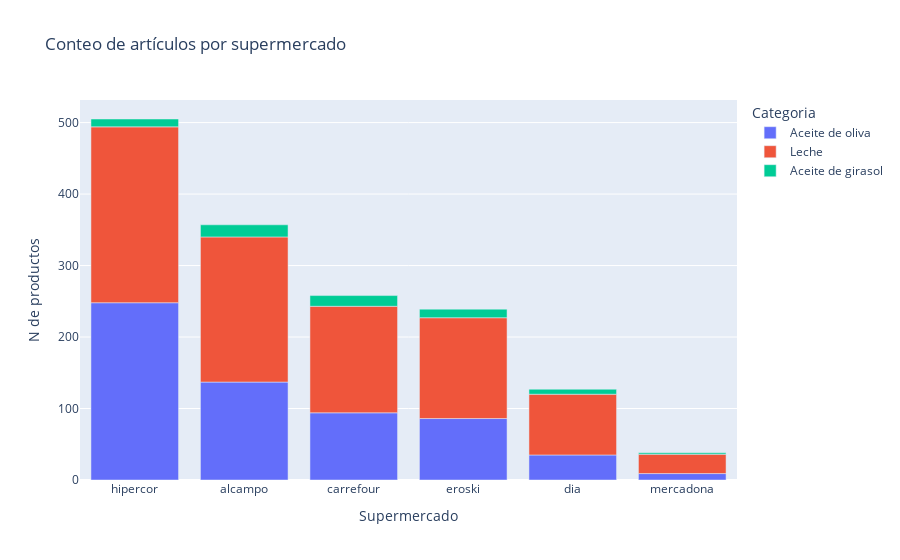

Notebook code for this chart:
### Code cell
px.bar(result_df, x = "Supermercado", y = "N de productos", color="Categoria", title ="Conteo de artículos por supermercado")

### Figure 1 — Plotly figure (JSON) as saved in the notebook; plotly's stock layout.template omitted (floating-point values rounded to 4 significant figures)
{"data": [{"alignmentgroup": "True", "hovertemplate": "Categoria=Aceite de oliva<br>Supermercado=%{x}<br>N de productos=%{y}<extra></extra>", "legendgroup": "Aceite de oliva", "marker": {"color": "#636efa", "pattern": {"shape": ""}}, "name": "Aceite de oliva", "offsetgroup": "Aceite de oliva", "orientation": "v", "showlegend": true, "textposition": "auto", "type": "bar", "x": ["hipercor", "alcampo", "carrefour", "eroski", "dia", "mercadona"], "xaxis": "x", "y": [248, 137, 94, 86, 35, 9], "yaxis": "y"}, {"alignmentgroup": "True", "hovertemplate": "Categoria=Leche<br>Supermercado=%{x}<br>N de productos=%{y}<extra></extra>", "legendgroup": "Leche", "marker": {"color": "#EF553B", "pattern": {"shape": ""}}, "name": "Leche", "offsetgroup": "Leche", "orientation": "v", "showlegend": true, "textposition": "auto", "type": "bar", "x": ["hipercor", "alcampo", "carrefour", "eroski", "dia", "mercadona"], "xaxis": "x", "y": [246, 203, 149, 141, 85, 27], "yaxis": "y"}, {"alignmentgroup": "True", "hovertemplate": "Categoria=Aceite de girasol<br>Supermercado=%{x}<br>N de productos=%{y}<extra></extra>", "legendgroup": "Aceite de girasol", "marker": {"color": "#00cc96", "pattern": {"shape": ""}}, "name": "Aceite de girasol", "offsetgroup": "Aceite de girasol", "orientation": "v", "showlegend": true, "textposition": "auto", "type": "bar", "x": ["alcampo", "carrefour", "eroski", "hipercor", "dia", "mercadona"], "xaxis": "x", "y": [17, 15, 12, 11, 7, 2], "yaxis": "y"}], "layout": {"barmode": "relative", "legend": {"title": {"text": "Categoria"}, "tracegroupgap": 0}, "title": {"text": "Conteo de artículos por supermercado"}, "xaxis": {"anchor": "y", "domain": [0, 1], "title": {"text": "Supermercado"}}, "yaxis": {"anchor": "x", "domain": [0, 1], "title": {"text": "N de productos"}}}}
